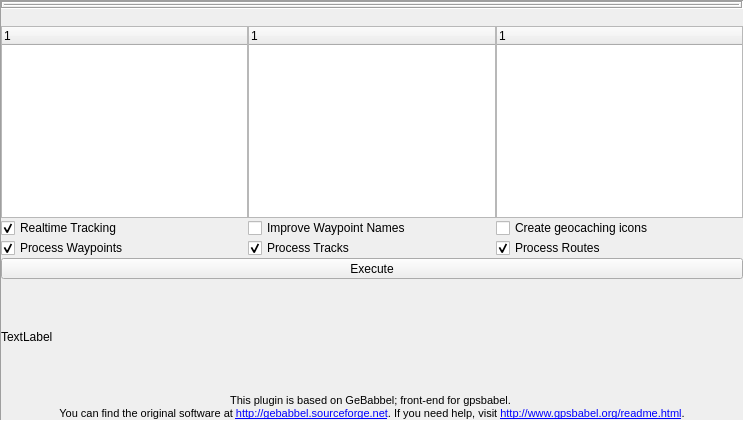
<?xml version="1.0" encoding="UTF-8"?>
<ui version="4.0">
 <author>Christoph Eckert</author>
 <class>MainWindow</class>
 <widget class="QFrame" name="MainWindow">
  <property name="geometry">
   <rect>
    <x>0</x>
    <y>0</y>
    <width>744</width>
    <height>421</height>
   </rect>
  </property>
  <property name="sizePolicy">
   <sizepolicy hsizetype="Maximum" vsizetype="Maximum">
    <horstretch>0</horstretch>
    <verstretch>0</verstretch>
   </sizepolicy>
  </property>
  <property name="frameShape">
   <enum>QFrame::Panel</enum>
  </property>
  <property name="frameShadow">
   <enum>QFrame::Sunken</enum>
  </property>
  <layout class="QGridLayout" name="gridLayout_2">
   <property name="margin">
    <number>0</number>
   </property>
   <property name="spacing">
    <number>0</number>
   </property>
   <item row="8" column="0" colspan="3">
    <widget class="QLabel" name="DebugLabel">
     <property name="font">
      <font>
       <pointsize>7</pointsize>
      </font>
     </property>
     <property name="text">
      <string>&lt;!DOCTYPE HTML PUBLIC &quot;-//W3C//DTD HTML 4.0//EN&quot; &quot;http://www.w3.org/TR/REC-html40/strict.dtd&quot;&gt;
&lt;html&gt;&lt;head&gt;&lt;meta name=&quot;qrichtext&quot; content=&quot;1&quot; /&gt;&lt;style type=&quot;text/css&quot;&gt;
p, li { white-space: pre-wrap; }
&lt;/style&gt;&lt;/head&gt;&lt;body style=&quot; font-family:'Ubuntu'; font-size:7pt; font-weight:400; font-style:normal;&quot;&gt;
&lt;table border=&quot;0&quot; style=&quot;-qt-table-type: root; margin-top:4px; margin-bottom:4px; margin-left:4px; margin-right:4px;&quot;&gt;
&lt;tr&gt;
&lt;td style=&quot;border: none;&quot;&gt;
&lt;p align=&quot;center&quot; style=&quot; margin-top:0px; margin-bottom:0px; margin-left:0px; margin-right:0px; -qt-block-indent:0; text-indent:0px;&quot;&gt;&lt;span style=&quot; font-family:'Sans'; font-size:8pt;&quot;&gt;This plugin is based on GeBabbel; front-end for gpsbabel. &lt;/span&gt;&lt;/p&gt;
&lt;p align=&quot;center&quot; style=&quot; margin-top:0px; margin-bottom:0px; margin-left:0px; margin-right:0px; -qt-block-indent:0; text-indent:0px;&quot;&gt;&lt;span style=&quot; font-family:'Sans'; font-size:8pt;&quot;&gt;You can find the original software at &lt;/span&gt;&lt;a href=&quot;http://gebabbel.sourceforge.net&quot;&gt;&lt;span style=&quot; font-family:'Sans'; font-size:8pt; text-decoration: underline; color:#0000ff;&quot;&gt;http://gebabbel.sourceforge.net&lt;/span&gt;&lt;/a&gt;&lt;span style=&quot; font-family:'Sans'; font-size:8pt;&quot;&gt;. If you need help, visit &lt;/span&gt;&lt;a href=&quot;http://www.gpsbabel.org/readme.html&quot;&gt;&lt;span style=&quot; font-size:8pt; text-decoration: underline; color:#0000ff;&quot;&gt;http://www.gpsbabel.org/readme.html&lt;/span&gt;&lt;/a&gt;&lt;span style=&quot; font-family:'Sans'; font-size:8pt;&quot;&gt;.&lt;/span&gt;&lt;/p&gt;&lt;/td&gt;&lt;/tr&gt;&lt;/table&gt;&lt;/body&gt;&lt;/html&gt;</string>
     </property>
     <property name="wordWrap">
      <bool>true</bool>
     </property>
     <property name="openExternalLinks">
      <bool>true</bool>
     </property>
    </widget>
   </item>
   <item row="2" column="0">
    <layout class="QVBoxLayout" name="verticalLayoutInput">
     <property name="spacing">
      <number>0</number>
     </property>
     <item>
      <widget class="QToolBar" name="inputToolbar">
       <property name="minimumSize">
        <size>
         <width>0</width>
         <height>0</height>
        </size>
       </property>
       <property name="orientation">
        <enum>Qt::Horizontal</enum>
       </property>
       <property name="iconSize">
        <size>
         <width>16</width>
         <height>16</height>
        </size>
       </property>
       <property name="floatable">
        <bool>false</bool>
       </property>
      </widget>
     </item>
     <item>
      <widget class="QTreeWidget" name="InputList">
       <property name="mouseTracking">
        <bool>true</bool>
       </property>
       <property name="contextMenuPolicy">
        <enum>Qt::CustomContextMenu</enum>
       </property>
       <property name="acceptDrops">
        <bool>true</bool>
       </property>
       <property name="whatsThis">
        <string>This list contains the input items</string>
       </property>
       <property name="showDropIndicator" stdset="0">
        <bool>true</bool>
       </property>
       <property name="alternatingRowColors">
        <bool>true</bool>
       </property>
       <property name="selectionMode">
        <enum>QAbstractItemView::ContiguousSelection</enum>
       </property>
       <property name="selectionBehavior">
        <enum>QAbstractItemView::SelectRows</enum>
       </property>
       <property name="rootIsDecorated">
        <bool>false</bool>
       </property>
       <property name="itemsExpandable">
        <bool>false</bool>
       </property>
       <column>
        <property name="text">
         <string>1</string>
        </property>
       </column>
      </widget>
     </item>
    </layout>
   </item>
   <item row="2" column="1">
    <layout class="QVBoxLayout" name="verticalLayoutFilter">
     <property name="spacing">
      <number>0</number>
     </property>
     <item>
      <widget class="QToolBar" name="filterToolbar">
       <property name="minimumSize">
        <size>
         <width>0</width>
         <height>0</height>
        </size>
       </property>
       <property name="iconSize">
        <size>
         <width>16</width>
         <height>16</height>
        </size>
       </property>
       <property name="floatable">
        <bool>false</bool>
       </property>
      </widget>
     </item>
     <item>
      <widget class="QTreeWidget" name="FilterList">
       <property name="mouseTracking">
        <bool>true</bool>
       </property>
       <property name="contextMenuPolicy">
        <enum>Qt::CustomContextMenu</enum>
       </property>
       <property name="acceptDrops">
        <bool>true</bool>
       </property>
       <property name="whatsThis">
        <string>This list contains the filter items</string>
       </property>
       <property name="showDropIndicator" stdset="0">
        <bool>true</bool>
       </property>
       <property name="alternatingRowColors">
        <bool>true</bool>
       </property>
       <property name="selectionMode">
        <enum>QAbstractItemView::ContiguousSelection</enum>
       </property>
       <property name="selectionBehavior">
        <enum>QAbstractItemView::SelectRows</enum>
       </property>
       <property name="rootIsDecorated">
        <bool>false</bool>
       </property>
       <property name="itemsExpandable">
        <bool>false</bool>
       </property>
       <column>
        <property name="text">
         <string>1</string>
        </property>
       </column>
      </widget>
     </item>
    </layout>
   </item>
   <item row="0" column="0" colspan="3">
    <widget class="QFrame" name="frame">
     <property name="frameShape">
      <enum>QFrame::Box</enum>
     </property>
     <property name="frameShadow">
      <enum>QFrame::Sunken</enum>
     </property>
     <property name="lineWidth">
      <number>1</number>
     </property>
     <layout class="QGridLayout" name="gridLayout">
      <property name="margin">
       <number>1</number>
      </property>
      <property name="spacing">
       <number>0</number>
      </property>
      <item row="0" column="0" colspan="3">
       <widget class="QFrame" name="mainToolBarFrame">
        <property name="frameShape">
         <enum>QFrame::Panel</enum>
        </property>
        <property name="frameShadow">
         <enum>QFrame::Sunken</enum>
        </property>
        <layout class="QVBoxLayout" name="verticalLayout">
         <property name="spacing">
          <number>0</number>
         </property>
         <property name="margin">
          <number>0</number>
         </property>
        </layout>
       </widget>
      </item>
     </layout>
    </widget>
   </item>
   <item row="3" column="0" colspan="3">
    <layout class="QGridLayout" name="OptionLayout">
     <property name="margin">
      <number>0</number>
     </property>
     <property name="spacing">
      <number>0</number>
     </property>
     <item row="1" column="0">
      <widget class="QCheckBox" name="CheckboxRealtimeTracking">
       <property name="toolTip">
        <string>Check this option to turn realtime logging on</string>
       </property>
       <property name="statusTip">
        <string>Check this option to turn realtime logging on</string>
       </property>
       <property name="whatsThis">
        <string>Check this option to turn realtime logging on</string>
       </property>
       <property name="text">
        <string>Realtime Tracking</string>
       </property>
       <property name="checked">
        <bool>true</bool>
       </property>
      </widget>
     </item>
     <item row="3" column="0">
      <widget class="QCheckBox" name="CheckboxWaypoints">
       <property name="toolTip">
        <string>Process waypoints</string>
       </property>
       <property name="statusTip">
        <string>Check this option to process waypoints</string>
       </property>
       <property name="whatsThis">
        <string>Check this option to process waypoints</string>
       </property>
       <property name="text">
        <string>Process Waypoints</string>
       </property>
       <property name="checked">
        <bool>true</bool>
       </property>
      </widget>
     </item>
     <item row="3" column="2">
      <widget class="QCheckBox" name="CheckboxRoutes">
       <property name="toolTip">
        <string>Processing routes can cause long processing times when reading from serial GPS devices</string>
       </property>
       <property name="statusTip">
        <string>Processing routes can cause long processing times when reading from serial GPS devices</string>
       </property>
       <property name="whatsThis">
        <string>Processing routes can cause long processing times when reading from serial GPS devices</string>
       </property>
       <property name="accessibleName">
        <string/>
       </property>
       <property name="text">
        <string>Process Routes</string>
       </property>
       <property name="checked">
        <bool>true</bool>
       </property>
      </widget>
     </item>
     <item row="3" column="1">
      <widget class="QCheckBox" name="CheckboxTracks">
       <property name="toolTip">
        <string>Processing tracks can cause long processing times when reading from serial GPS devices</string>
       </property>
       <property name="statusTip">
        <string>Processing tracks can cause long processing times when reading from serial GPS devices</string>
       </property>
       <property name="whatsThis">
        <string>Processing tracks can cause long processing times when reading from serial GPS devices</string>
       </property>
       <property name="text">
        <string>Process Tracks</string>
       </property>
       <property name="checked">
        <bool>true</bool>
       </property>
      </widget>
     </item>
     <item row="1" column="1">
      <widget class="QCheckBox" name="CheckboxShortnames">
       <property name="toolTip">
        <string>Discards waypoint names and tries to create better ones</string>
       </property>
       <property name="statusTip">
        <string>Discards waypoint names and tries to create better ones</string>
       </property>
       <property name="whatsThis">
        <string>Discards waypoint names and tries to create better ones</string>
       </property>
       <property name="text">
        <string>Improve Waypoint Names</string>
       </property>
       <property name="checked">
        <bool>false</bool>
       </property>
      </widget>
     </item>
     <item row="1" column="2">
      <widget class="QCheckBox" name="CheckboxSmartIcons">
       <property name="toolTip">
        <string>Synthesizes geocaching icons</string>
       </property>
       <property name="statusTip">
        <string>Synthesizes geocaching icons</string>
       </property>
       <property name="whatsThis">
        <string>Synthesizes geocaching icons</string>
       </property>
       <property name="text">
        <string>Create geocaching icons</string>
       </property>
       <property name="checked">
        <bool>false</bool>
       </property>
      </widget>
     </item>
    </layout>
   </item>
   <item row="2" column="2">
    <layout class="QVBoxLayout" name="verticalLayoutOutput">
     <property name="spacing">
      <number>0</number>
     </property>
     <item>
      <widget class="QToolBar" name="outputToolbar">
       <property name="minimumSize">
        <size>
         <width>0</width>
         <height>0</height>
        </size>
       </property>
       <property name="iconSize">
        <size>
         <width>16</width>
         <height>16</height>
        </size>
       </property>
       <property name="floatable">
        <bool>false</bool>
       </property>
      </widget>
     </item>
     <item>
      <widget class="QTreeWidget" name="OutputList">
       <property name="mouseTracking">
        <bool>true</bool>
       </property>
       <property name="contextMenuPolicy">
        <enum>Qt::CustomContextMenu</enum>
       </property>
       <property name="acceptDrops">
        <bool>true</bool>
       </property>
       <property name="whatsThis">
        <string>This list contains the output items</string>
       </property>
       <property name="showDropIndicator" stdset="0">
        <bool>true</bool>
       </property>
       <property name="alternatingRowColors">
        <bool>true</bool>
       </property>
       <property name="selectionMode">
        <enum>QAbstractItemView::ContiguousSelection</enum>
       </property>
       <property name="selectionBehavior">
        <enum>QAbstractItemView::SelectRows</enum>
       </property>
       <property name="rootIsDecorated">
        <bool>false</bool>
       </property>
       <property name="itemsExpandable">
        <bool>false</bool>
       </property>
       <column>
        <property name="text">
         <string>1</string>
        </property>
       </column>
      </widget>
     </item>
    </layout>
   </item>
   <item row="7" column="1">
    <spacer name="verticalSpacer">
     <property name="orientation">
      <enum>Qt::Vertical</enum>
     </property>
     <property name="sizeHint" stdset="0">
      <size>
       <width>20</width>
       <height>40</height>
      </size>
     </property>
    </spacer>
   </item>
   <item row="6" column="0" colspan="3">
    <widget class="QLabel" name="statusLabel">
     <property name="text">
      <string>TextLabel</string>
     </property>
    </widget>
   </item>
   <item row="5" column="0" colspan="3">
    <spacer name="verticalSpacer_2">
     <property name="orientation">
      <enum>Qt::Vertical</enum>
     </property>
     <property name="sizeHint" stdset="0">
      <size>
       <width>20</width>
       <height>40</height>
      </size>
     </property>
    </spacer>
   </item>
   <item row="4" column="0" colspan="3">
    <widget class="QToolButton" name="BtnProcess">
     <property name="sizePolicy">
      <sizepolicy hsizetype="MinimumExpanding" vsizetype="Fixed">
       <horstretch>0</horstretch>
       <verstretch>0</verstretch>
      </sizepolicy>
     </property>
     <property name="text">
      <string>Execute</string>
     </property>
    </widget>
   </item>
  </layout>
 </widget>
 <tabstops>
  <tabstop>InputList</tabstop>
  <tabstop>FilterList</tabstop>
  <tabstop>OutputList</tabstop>
  <tabstop>CheckboxWaypoints</tabstop>
 </tabstops>
 <resources/>
 <connections/>
</ui>
